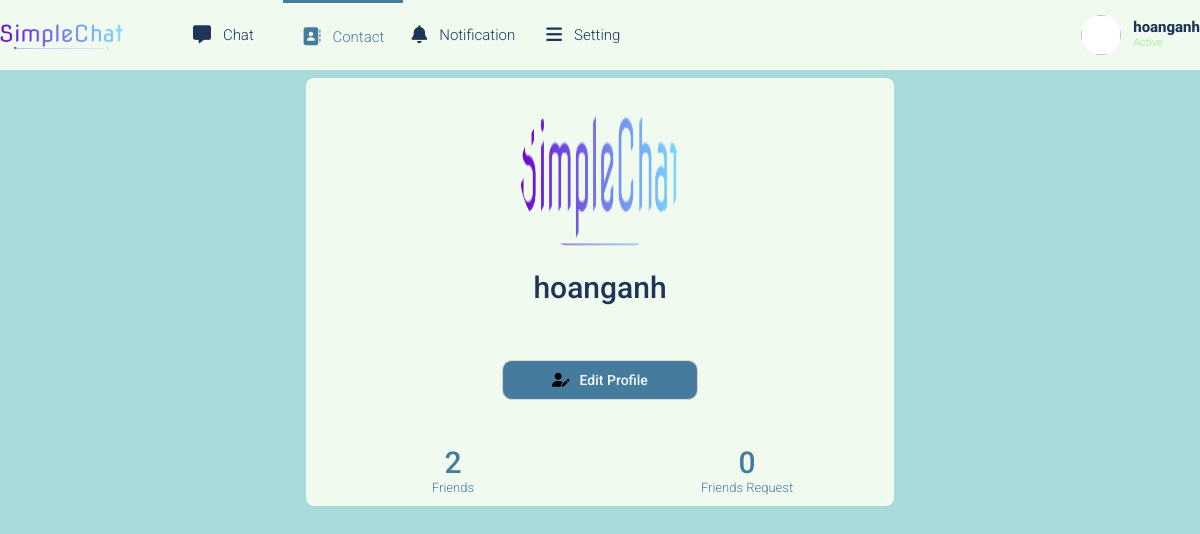
Page /users/profile/1/ (signed in) on the committed database.
### user/models.py (models this page shows, shortened)
class CustomUser(AbstractUser):
    create_date = models.DateTimeField(verbose_name=_("created date"), auto_now_add=True)
    profile_image = models.ImageField(max_length=255, upload_to=get_profile_image_path
                                      , null=True, blank=True, default=get_default_profile_image_path)
    gender = models.CharField(max_length=30, choices=GENDER_CHOICES, null=True, blank=True)
    is_online = models.BooleanField(default=False)

### user/views.py (the view)
# urls.py: path('profile/<int:user_id>/', UserProfileView.as_view(), name='user_profile'),
class UserProfileView(UserBaseView):
    def get(self, request, user_id):
        context = {}
        RELATIONSHIP = 1
        try:
            user_auth_friend_list, created = FriendList.objects.get_or_create(user=request.user)
            user_request_list = None
            user_profile = CustomUser.objects.get(pk=user_id) # this user in profile page
            user_profile_friend_list, created = FriendList.objects.get_or_create(user=user_profile)
            if request.user.id == user_id:
                RELATIONSHIP = 0
                user_profile_friend_list = user_auth_friend_list
                user_request_list = RequestFriend.objects.filter(receiver=request.user, is_active=True)
            elif user_auth_friend_list.is_mutual_friend(user_profile):
                RELATIONSHIP = 1
            else:
                RELATIONSHIP = 2
            context = {
                'user_profile': user_profile,
                'RELATIONSHIP': RELATIONSHIP,
                'user_friend_list': user_profile_friend_list.friends.all(),
                'user_request_list': user_request_list,
            }
            return render(request, 'accounts/profile.html', context)
        except CustomUser.DoesNotExist:
            return HttpResponse("User does not exist")

### templates/accounts/profile.html (shortened to what this page needs)
{% extends "base.html" %}
{% load static %}
{% load widget_tweaks %}
{% block cssblock %}
    <link rel="stylesheet" href="{% static 'css/profile.css' %}?version=1">
{% endblock cssblock %}
{% block header %}
    {% include 'pages/header.html' %}
{% endblock header %}
{% block content %}
<div class="container-profile">
    <div class="grid">
        <div class="grid__row">
            <div class="grid__col-3"></div>
            <div class="grid__col-6">
                <div class="profile">
                    <img src="{{ user_profile.profile_image.url }}" alt="" class="profile__img">
                    <div class="profile__info">
                        <p class="profile__info-username">{{ user_profile.username }}</p>
                    </div>
                    <div class="profile__action">
                        <form class="profile__action" action="{% url 'friends:friend_action' user_profile.pk %}" method="post">
                            {% if RELATIONSHIP == 0 %}
                                <button name="profile_action" value="edit_profile" class="btn btn--with-icon">
                                    <i class=".btn--icon-img fa-solid fa-user-pen"></i>
                                    <p class="btn--icon-text">Edit Profile</p>
                                </button>
                            {% endif %}
                        </form>
                    </div>
                    <div class="profile__extra">
                        <a href="javascript:void(0);" class="profile__extra-link" id="friend_list_btn">
                            <p class="profile__extra-link__count">
                                {{user_friend_list.count}}
                            </p>
                            <p class="profile__extra-link__title">
                                Friends
                            </p>
                        </a>
                        {% if RELATIONSHIP == 0  %}
                            <a href="javascript:void(0);" class="profile__extra-link" id="request_list_btn">
                                <p class="profile__extra-link__count">
                                    {{user_request_list.count}}
                                </p>
                                <p class="profile__extra-link__title">
                                    Friends Request
                                </p>
                            </a>
                        {% endif %}
                    </div>
                </div>
            </div>
            <div class="grid__col-3">
            </div>
        </div>
    </div>
</div>
{% endblock content %}

### templates/pages/header.html (shortened to what this page needs)
{% load static %}
<header class="header">
    <div class="grid">
        <nav class="header__navbar">
            <div class="header__navbar-left">
                <div class="header__navbar-logo">
                    <a href="{% url 'chatroom:home' %}" class="header__navbar-logo-link">
                        <img class="header__navbar-logo-img" src="{% static 'img/simplechat-logo.png' %}" alt="Logo web">
                    </a>
                </div>
                <ul class="header__navbar-list header__navbar-menu">
                    <li id="navbar-chat" class="header__navbar-item">
                        <a href="{% url 'chatroom:home' %}" class="header__navbar-item-link">
                            <i class="header__navbar-item-logo fa-solid fa-message"></i>
                            Chat
                        </a>
                    </li>
                    <li id="navbar-contact" class="header__navbar-item">
                        <a href="{% url 'friends:friend_list' %}" class="header__navbar-item-link">
                            <i class="header__navbar-item-logo fa-solid fa-address-book"></i>
                            Contact
                        </a>
                    </li>
                    <li id="navbar-notification" class="header__navbar-item">
                        <a href="#" class="header__navbar-item-link">
                            <i class="header__navbar-item-logo fa-solid fa-bell"></i>
                            Notification
                        </a>
                    </li>
                    <li id="navbar-setting" class="header__navbar-item">
                        <a href="#" class="header__navbar-item-link">
                            <i class="header__navbar-item-logo fa-solid fa-bars"></i>
                            Setting
                        </a>
                    </li>
                </ul>
            </div>
            <div class="header__navbar-right">
                {% if user.is_authenticated %}
                    <img class="header__navbar-item-link header__navbar-profile-avatar" alt="">
                    <div id="header-profile-menu" class="header__navbar-profile">
                        <span class="header__navbar-item-link header__navbar-profile-username">{{request.user.username}}</span>
                        <p class="header__navbar-profile-status">Active</p>
                    </div>
                {% endif %}
            </div>
        </nav>
    </div>
</header>

### static/css/base.css (style rules this page uses)
:root { --white-color: #f8f9fa; --black-color: #000; --text-color: #d9d9d9; --primary-color: #a2d2ff; --no-focus-color: #a8dadc; --warning-color: #ef233c; --header-height: 70px; --bg-color-b: #457b9d; --bg-color: #a8dadc; --card-color: #f1faee; --text-b-color: #1d3557; --input-color: rgba(168, 218, 220, .5); --main-chat-color: #E63946; --active-color: #457b9d; --hover-color: rgba(69, 123, 157, .3); }
* { box-sizing: inherit; }
html { font-size: 62.5%; line-height: 1.6rem; font-family: 'Roboto', sans-serif; box-sizing: border-box; }
.grid { width: 1200px; max-width: 100%; margin: 0 auto; }
.grid__row { display: flex; flex-wrap: wrap; margin-left: -12px; margin-right: -12px; }
.grid__col-3 { padding-left: 12px; padding-right: 12px; width: 25%; }
.grid__col-6 { padding-left: 12px; padding-right: 12px; width: 50%; }
.header { height: var(--header-height); background-color: var(--card-color); }
.header__navbar { display: flex; justify-content: space-between; height: var(--header-height); }
.header__navbar-left { display: flex; align-items: center; justify-content: flex-start; flex-grow: 1; }
.header__navbar-right { display: inline-flex; justify-content: center; flex-wrap: nowrap; align-items: center; }
.header__navbar-logo, .header__navbar-logo-link, .header__navbar-logo-img { height: 30px; width: auto; }
.header__navbar-list { list-style: none; }
.header__navbar-menu { height: 100%; display: flex; align-items: center; }
.header__navbar-item { position: relative; height: 100%; flex: 1 0; width: 120px; }
.header__navbar-menu .header__navbar-item { box-sizing: border-box; }
.header__navbar-item, .header__navbar-item-link { text-decoration: none; font-size: 1.5rem; display: inline-flex; color: var(--text-b-color); font-weight: 300; align-items: center; justify-content: center; transition: .25s ease; }
.header__navbar-item--active { border-top: 3px solid var(--active-color); }
.header__navbar-item--active .header__navbar-item-link { color: var(--active-color); }
.header__navbar-item-logo { font-size: 1.8rem; margin: 0 12px 0 0; }
.header__navbar-profile { display: flex; flex-direction: column; align-items: flex-start; margin-left: 12px; cursor: pointer; }
.header__navbar-profile-avatar { width: 40px; border-radius: 50%; box-sizing: border-box; border: 0px solid; background-size: cover; background-repeat: no-repeat; background-position: center; height: 40px; background-color: white; }
.header__navbar-profile-username { font-weight: 800; color: var(--text-b-color); }
.header__navbar-profile-status { margin: 0; color: lightgreen; font-weight: 300; font-size: 1.1rem; }
.btn { min-width: 150px; height: 40px; width: 350px; max-width: 100%; border: none; border-radius: 10px; text-decoration: none; font-size: 1.4rem; font-weight: 500; cursor: pointer; }
.btn.btn--with-icon { border: 1px solid var(--text-color); display: flex; flex-direction: row; justify-content: center; align-items: center; margin: 0 auto; background-color: var(--active-color); }
.btn--icon-text { margin-left: 10px; color: var(--white-color); }

### static/css/profile.css (style rules this page uses)
.container-profile { background-color: var(--bg-color); height: calc(100vh - var(--header-height)); overflow: hidden; }
.profile { display: flex; flex-flow: column nowrap; background-color: var(--card-color); align-items: center; border-radius: 8px; margin-top: 8px; max-height: 800px; height: 100%; }
.profile__img { width: 160px; border: none; height: 160px; border-radius: 50%; margin: 16px 0; background-size: cover; background-position: center; background-repeat: no-repeat; }
.profile__info { display: flex; flex-flow: column nowrap; align-items: center; }
.profile__info-username { margin: 3px 0; font-size: 3rem; font-weight: 500; color: var(--text-b-color); line-height: 3rem; }
.profile__action { display: flex; flex-flow: row nowrap; justify-content: space-around; width: 100%; margin: 24px 0; }
.btn { width: 33.3333%; margin: 16px; min-width: 33.3333%; }
.profile__extra { display: flex; flex-flow: row nowrap; width: 100%; justify-content: center; }
.profile__extra-link { text-decoration: none; font-size: 1.4rem; font-weight: 300; display: flex; flex-flow: column nowrap; justify-content: center; align-items: center; width: 50%; color: var(--active-color); border: none; transition: .3 ease; }
.profile__extra-link__title { margin: 0; font-weight: 300; line-height: 2rem; font-size: 1.3rem; }
.profile__extra-link__count { margin: 0; font-size: 3rem; line-height: 3rem; font-weight: 500; }

### rows in the picture
CustomUser: user.username "hoanganh", profile_image (picture), username "hoanganh"

### other values in the picture
{{ user_friend_list.count }} "2"
{{ user_request_list.count }} "0"
